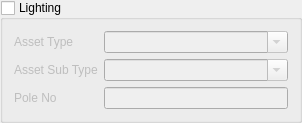
  <widget class="QGroupBox" name="Lighting_Group">
   <property name="enabled">
    <bool>true</bool>
   </property>
   <property name="geometry">
    <rect>
     <x>290</x>
     <y>150</y>
     <width>251</width>
     <height>117</height>
    </rect>
   </property>
   <property name="title">
    <string>Lighting</string>
   </property>
   <property name="checkable">
    <bool>true</bool>
   </property>
   <property name="checked">
    <bool>false</bool>
   </property>
   <layout class="QFormLayout" name="formLayout_4">
    <item row="1" column="1">
     <widget class="QComboBox" name="L_Asset_Type">
      <property name="editable">
       <bool>true</bool>
      </property>
      <item>
       <property name="text">
        <string/>
       </property>
      </item>
      <item>
       <property name="text">
        <string>Park</string>
       </property>
      </item>
      <item>
       <property name="text">
        <string>Safety</string>
       </property>
      </item>
      <item>
       <property name="text">
        <string>Sporting</string>
       </property>
      </item>
     </widget>
    </item>
    <item row="3" column="1">
     <widget class="QComboBox" name="L_Asset_Sub_Type">
      <property name="editable">
       <bool>true</bool>
      </property>
      <item>
       <property name="text">
        <string/>
       </property>
      </item>
      <item>
       <property name="text">
        <string>Sodium (orange)- single</string>
       </property>
      </item>
      <item>
       <property name="text">
        <string>Sodium (orange)- double</string>
       </property>
      </item>
      <item>
       <property name="text">
        <string>Metal Hallide (white)-single</string>
       </property>
      </item>
      <item>
       <property name="text">
        <string>Metal Hallide (white)-double</string>
       </property>
      </item>
      <item>
       <property name="text">
        <string>LED-single-mains</string>
       </property>
      </item>
      <item>
       <property name="text">
        <string>LED-single-solar</string>
       </property>
      </item>
      <item>
       <property name="text">
        <string>LED-double-mains</string>
       </property>
      </item>
      <item>
       <property name="text">
        <string>LED-double-solar</string>
       </property>
      </item>
      <item>
       <property name="text">
        <string>LED-triple-mains</string>
       </property>
      </item>
      <item>
       <property name="text">
        <string>LED-triple-solar</string>
       </property>
      </item>
      <item>
       <property name="text">
        <string>Flood lighting - decorative</string>
       </property>
      </item>
      <item>
       <property name="text">
        <string>Flood lighting - sporting</string>
       </property>
      </item>
     </widget>
    </item>
    <item row="4" column="0">
     <widget class="QLabel" name="label_54">
      <property name="text">
       <string>Pole No</string>
      </property>
     </widget>
    </item>
    <item row="4" column="1">
     <widget class="QLineEdit" name="Pole_No"/>
    </item>
    <item row="3" column="0">
     <widget class="QLabel" name="label_62">
      <property name="text">
       <string>Asset Sub Type</string>
      </property>
     </widget>
    </item>
    <item row="1" column="0">
     <widget class="QLabel" name="label_61">
      <property name="text">
       <string>Asset Type</string>
      </property>
     </widget>
    </item>
   </layout>
  </widget>
